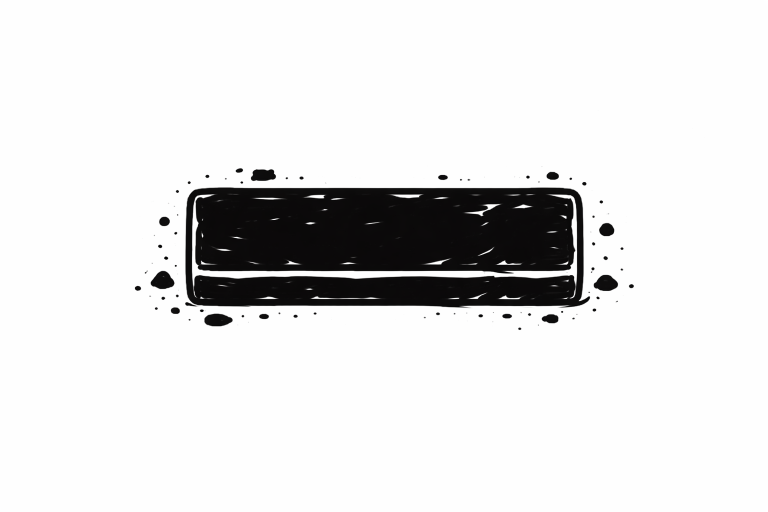
#> input picture work_images/Brick.png, 1536 x 1024 px (shown at 1/2 size)
$ python -i clean_chaotic_walls.py   (imports and definitions only)
#> lines starting #> are read from the running program, lines starting #| are printed output that depends on the picture; after the words box and inside, x2 and y2 are one past the last pixel; in counts of white or black regions, pixels touching at a corner belong together
#!/usr/bin/env python3
"""
Clean up public/images/walls_chaotic/*.png:

Each input is a sketchy wall tile — dark brick shapes with scribble-filled
interiors on a mostly-white background, plus stray pencil specks outside the
bricks. We want:

  - Inside each brick: solid black (fill any white gaps left by the scribble)
  - Outside bricks:    pure white (no specks, silhouettes, gray halos)

Algorithm per image:
  1. Grayscale + threshold  -> rough dark mask
  2. Morphological closing  -> bridge sketchy gaps in brick outlines
  3. Fill interior holes    -> each brick becomes a solid region
  4. Drop small components  -> kill specks/smudges outside bricks
  5. Paint: mask=1 -> black, mask=0 -> white. Preserve alpha if present.

Usage:
    python scripts/clean_chaotic_walls.py                 # processes walls_chaotic/*.png
    python scripts/clean_chaotic_walls.py --dry-run       # just print matches
"""

import argparse
from pathlib import Path

import numpy as np
from PIL import Image
from scipy import ndimage

REPO_ROOT = Path(__file__).resolve().parents[1]
WALLS_DIR = REPO_ROOT / "public" / "images" / "walls_chaotic"

# Tunables — pixels. Images are 512×512.
DARK_THRESHOLD = 170     # pixel < this counts as "dark"
CLOSE_RADIUS = 3         # morphological closing disk radius to bridge sketch gaps
SMOOTH_SIGMA = 10.0      # per-component Gaussian-blur sigma; higher = rounder edges
MIN_COMPONENT_PX = 2000  # drop connected dark blobs smaller than this (specks)


def disk(radius: int) -> np.ndarray:
    y, x = np.ogrid[-radius:radius + 1, -radius:radius + 1]
    return (x * x + y * y <= radius * radius).astype(bool)


def clean_image(src: Path, dst: Path) -> None:
#> called with src = '../work_images/Brick.png', dst = 'out.png'
    img = Image.open(src)
#> img is the input picture: PIL image 1536x1024 RGB; mean R, G, B 226.3, 226.2, 226.2
    has_alpha = img.mode in ("RGBA", "LA") or "transparency" in img.info
#> has_alpha = False
    rgb = img.convert("RGB")
    gray = np.asarray(rgb.convert("L"))

    dark = gray < DARK_THRESHOLD
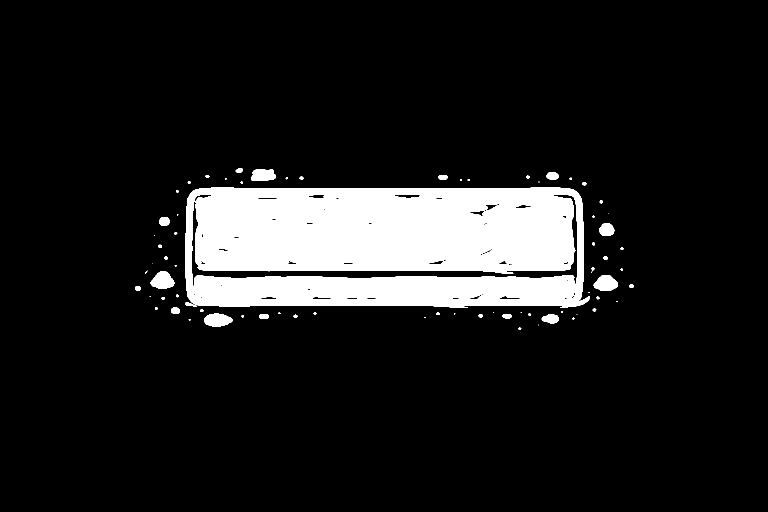
#> dark: shape (1024, 1536) bool (shown at 1/2 size); 11.5% white; 73 white regions (28 under 20 px), largest, box (x1, y1, x2, y2) and area: (371, 375, 1180, 616) 172797, (301, 542, 349, 578) 1205, (1187, 550, 1236, 582) 1138

    closed = ndimage.binary_closing(dark, structure=disk(CLOSE_RADIUS))
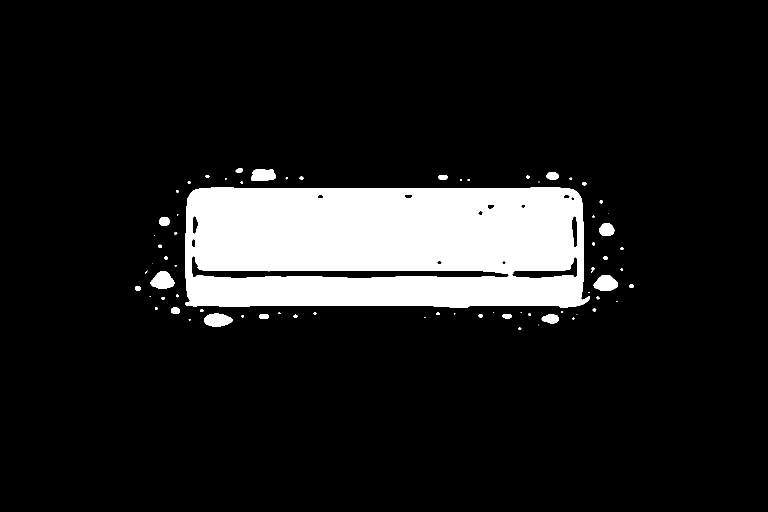
#> closed: shape (1024, 1536) bool (shown at 1/2 size); 11.7% white; 71 white regions (27 under 20 px), largest, box (x1, y1, x2, y2) and area: (370, 375, 1180, 616) 176394, (301, 542, 349, 578) 1205, (1187, 550, 1236, 582) 1139
    filled = ndimage.binary_fill_holes(closed)
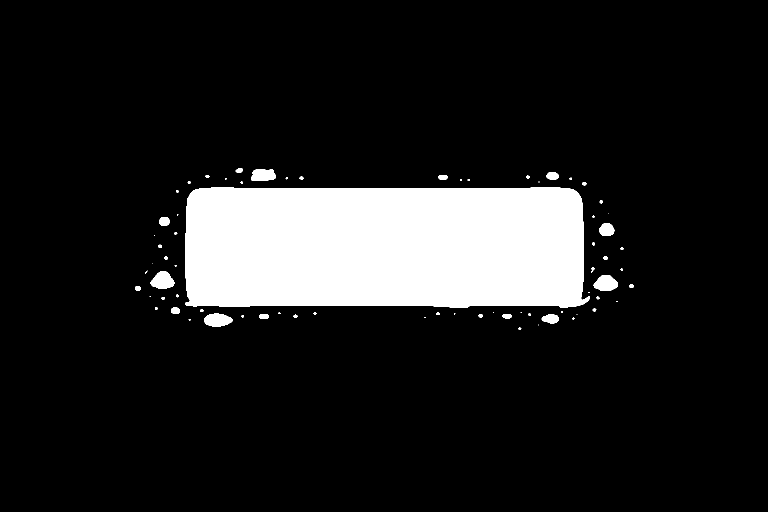
#> filled: shape (1024, 1536) bool (shown at 1/2 size); 12.4% white; 71 white regions (27 under 20 px), largest, box (x1, y1, x2, y2) and area: (370, 375, 1180, 616) 187339, (301, 542, 349, 578) 1205, (1187, 550, 1236, 582) 1139

    # Drop tiny components (specks) before smoothing.
    labels, n = ndimage.label(filled)
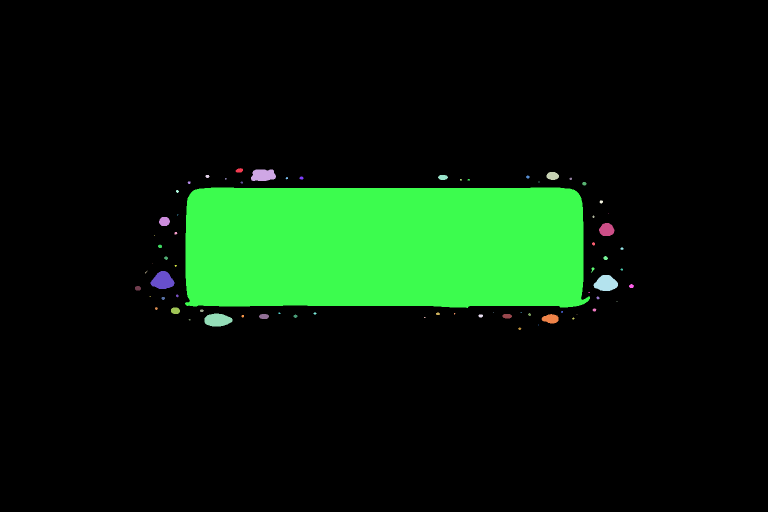
#> labels: shape (1024, 1536) int32 (shown at 1/2 size); 72 distinct labels, from 0 to 71; one colour per label, 0 black
#> n = 71
    if n == 0:
        mask = np.zeros_like(filled)
    else:
        sizes = ndimage.sum(filled, labels, range(1, n + 1))
#> sizes = 71 values, max 187339 at index 16, min 1 at index 19, mean 2754.4
        keep_ids = np.where(sizes >= MIN_COMPONENT_PX)[0] + 1
#> keep_ids = [17]
        # Smooth each surviving component independently: Gaussian-blur its
        # isolated mask then threshold at 0.5. This rounds off bumps/tendrils
        # without merging with neighbors, so gaps between bricks stay intact.
        mask = np.zeros_like(filled)
        for label_id in keep_ids:
            component = labels == label_id
            blurred = ndimage.gaussian_filter(component.astype(np.float32), sigma=SMOOTH_SIGMA)
            mask |= blurred >= 0.5
#> this loop made 1 pass
#> pass 1, in clean_image, `component = labels == label_id`:
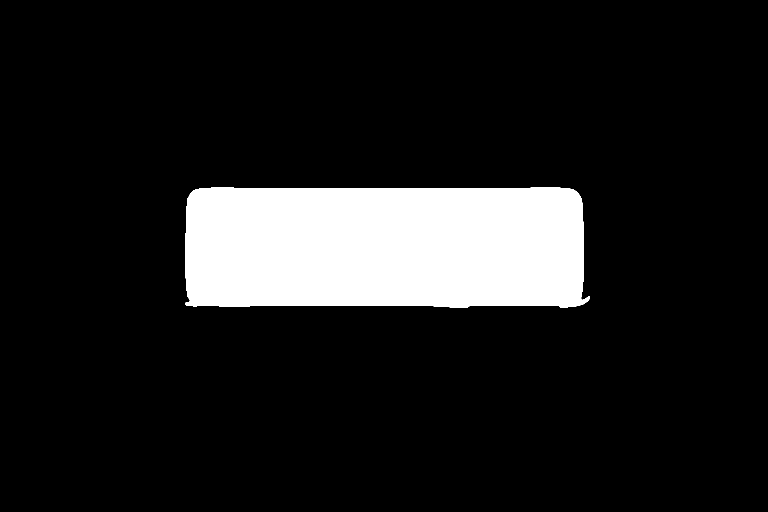
#> component: shape (1024, 1536) bool (shown at 1/2 size); 11.9% white; 1 white region, box (x1, y1, x2, y2) and area: (370, 375, 1180, 616) 187339
#> pass 1, in clean_image, `blurred = ndimage.gaussian_filter(component.astype(np.float32), sigma=..`:
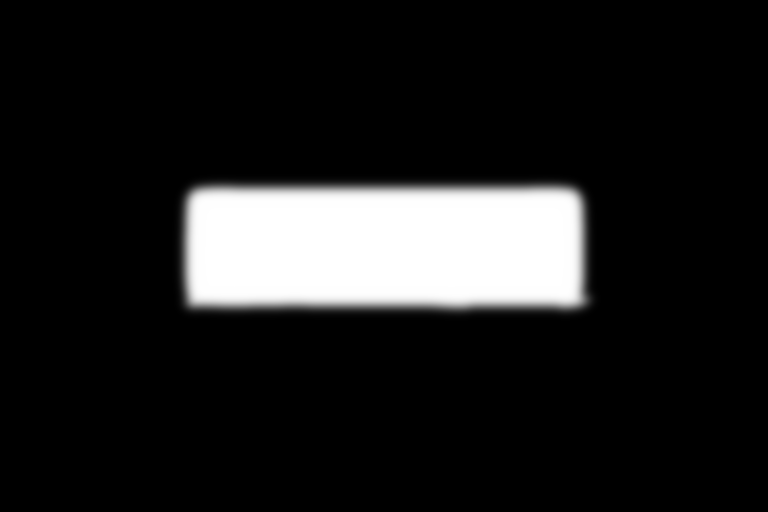
#> blurred: shape (1024, 1536) float32 (shown at 1/2 size); min 0, max 1, mean 0.119

    out = np.where(mask[..., None], 0, 255).astype(np.uint8)
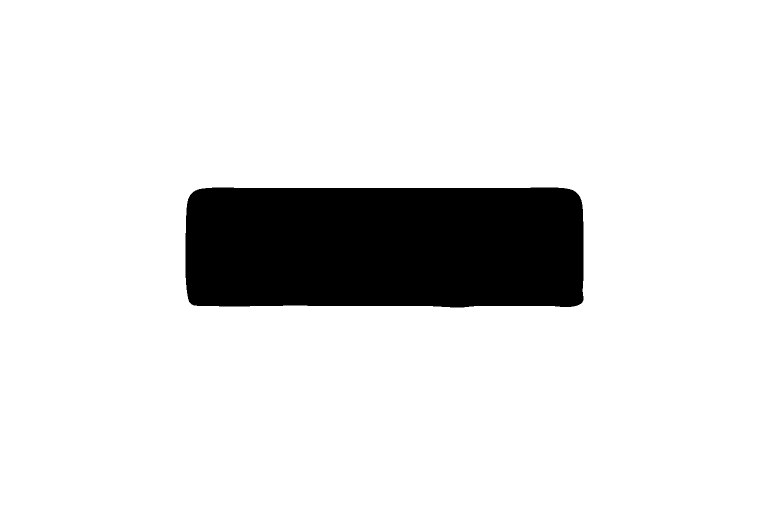
#> out: shape (1024, 1536, 1) (shown at 1/2 size); 88.1% white; 1 black region, box (x1, y1, x2, y2) and area: (371, 375, 1167, 615) 186979
    out_rgb = np.repeat(out, 3, axis=2)

    if has_alpha:
        Image.fromarray(out_rgb, "RGB").convert("RGBA").save(dst)
    else:
        Image.fromarray(out_rgb, "RGB").save(dst)


def main():
    parser = argparse.ArgumentParser(description=__doc__.splitlines()[0])
    parser.add_argument("--dir", type=Path, default=WALLS_DIR)
    parser.add_argument("--dry-run", action="store_true")
    args = parser.parse_args()

    files = sorted(p for p in args.dir.glob("wall*.png") if p.is_file())
    if not files:
        print(f"No matches in {args.dir}")
        return

    print(f"Found {len(files)} file(s) in {args.dir}")
    if args.dry_run:
        for f in files:
            print(f"  {f.name}")
        return

    for i, f in enumerate(files, 1):
        print(f"[{i}/{len(files)}] {f.name}")
        clean_image(f, f)

    print("done.")


# [2 lines not run here, left out]

>>> result = clean_image('../work_images/Brick.png', 'out.png')
